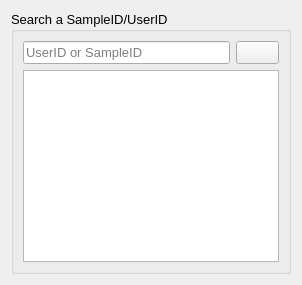
      <widget class="QWidget" name="Search_Main_tab">
       <attribute name="icon">
        <iconset resource="../resourcefile/Resourcefile.qrc">
         <normaloff>:/Images/book-research-icon_90.svg</normaloff>:/Images/book-research-icon_90.svg</iconset>
       </attribute>
       <attribute name="title">
        <string/>
       </attribute>
       <layout class="QGridLayout" name="gridLayout_43">
        <item row="0" column="0">
         <widget class="QGroupBox" name="groupBox_12">
          <property name="font">
           <font>
            <pointsize>10</pointsize>
           </font>
          </property>
          <property name="title">
           <string>Search a SampleID/UserID</string>
          </property>
          <layout class="QGridLayout" name="gridLayout_44">
           <item row="1" column="0" colspan="2">
            <widget class="QTextBrowser" name="SearchID_textBrowser"/>
           </item>
           <item row="0" column="0">
            <widget class="QLineEdit" name="SearchID_lineEdit">
             <property name="text">
              <string/>
             </property>
             <property name="placeholderText">
              <string>UserID or SampleID</string>
             </property>
             <property name="clearButtonEnabled">
              <bool>true</bool>
             </property>
            </widget>
           </item>
           <item row="0" column="1">
            <widget class="QPushButton" name="SearchID_pushButton">
             <property name="text">
              <string/>
             </property>
             <property name="icon">
              <iconset resource="../resourcefile/Resourcefile.qrc">
               <normaloff>:/Images/book-research-icon.svg</normaloff>:/Images/book-research-icon.svg</iconset>
             </property>
             <property name="iconSize">
              <size>
               <width>75</width>
               <height>75</height>
              </size>
             </property>
            </widget>
           </item>
          </layout>
         </widget>
        </item>
       </layout>
      </widget>
